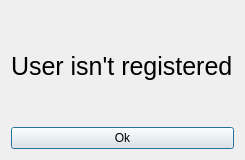
<?xml version="1.0" encoding="UTF-8"?>
<ui version="4.0">
 <class>Dialog4</class>
 <widget class="QDialog" name="Dialog4">
  <property name="geometry">
   <rect>
    <x>0</x>
    <y>0</y>
    <width>245</width>
    <height>160</height>
   </rect>
  </property>
  <property name="windowTitle">
   <string>Dialog</string>
  </property>
  <layout class="QGridLayout" name="gridLayout">
   <item row="0" column="0" alignment="Qt::AlignHCenter">
    <widget class="QLabel" name="label">
     <property name="font">
      <font>
       <pointsize>19</pointsize>
      </font>
     </property>
     <property name="text">
      <string>User isn't registered</string>
     </property>
    </widget>
   </item>
   <item row="1" column="0">
    <widget class="QPushButton" name="pushButton">
     <property name="text">
      <string>Ok</string>
     </property>
    </widget>
   </item>
  </layout>
 </widget>
 <resources/>
 <connections/>
</ui>
